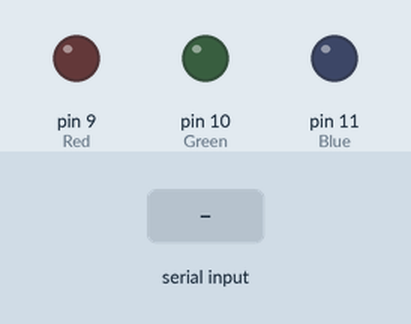
The sketch below on a simulated Arduino Uno, built with avr-gcc and run on an emulated ATmega328P. Shown: output pins drawn as LEDs (lit = HIGH). The test bench sets the inputs (shaded band). What the sketch prints to the serial monitor is not drawn.

Above: at 1.2 s.
1.3 s: "R" received over Serial
At 1.8 s:
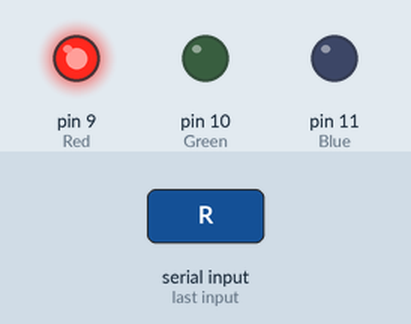
3.8 s: "G" received over Serial
At 4.6 s:
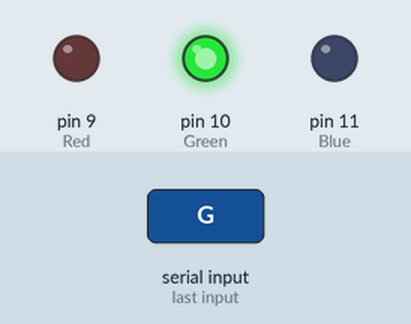
6.3 s: "B" received over Serial
At 6.8 s:
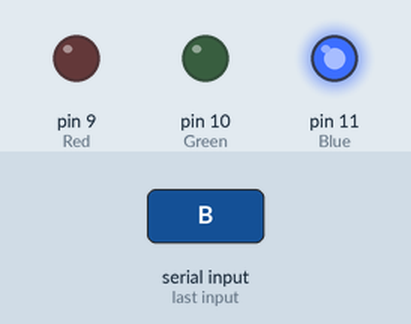
Timing chart, 0 to 9.3 s (numbered marks = the images above; inputs shaded):
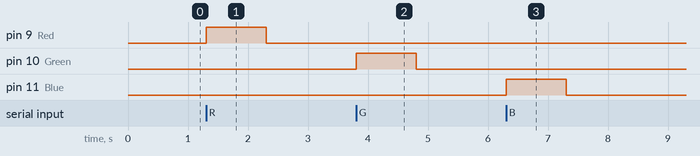

Measured:
- after the input at 1.3 s, pin 9 (Red): LOW → HIGH at once, → LOW 1.0 s later
- after the input at 3.8 s, pin 10 (Green): LOW → HIGH at once, → LOW 1.0 s later
- after the input at 6.3 s, pin 11 (Blue): LOW → HIGH at once, → LOW 1.0 s later

The sketch:

Code.ino
```cpp
// Name :- Kunjesh Kantilal Ramani (200515106)
// Date :- 1st June 2022
// Week :- Lab 3 LEVEL 4
// Description :- Create a code that asks the user to input a pattern of colours using R, G or B. Then
// display that sequence of colours. Ex: "Please input any combination of R, G or B letters". You
// can assume that they will not use other letters.

// here we have assign red, blue, green and incomingvalue.

int Red = 9;
int Green = 10;
int Blue = 11;
int incomingByte = 0;

void setup()
{                       // The Setup function runs once.
    Serial.begin(9600); // This will enable the Arduino to send data to the Serial monitor.

    pinMode(Red, OUTPUT);
    pinMode(Blue, OUTPUT);
    pinMode(Green, OUTPUT);
}

void loop()
{ // The loop function runs forever.
    if (Serial.available() > 0)
    {
        // read the incoming byte:
        incomingByte = Serial.read();
        // Serial.println(incomingByte);

        // 3 Loops were created for R B G color of light according to user input.
        char value = incomingByte; // set int to char (Sir)
        if (value == 'R')
        {
            Serial.print("R "); // This will print "R" in Serial Monitor when the light blinks
            digitalWrite(Red, HIGH);
            delay(1000);
            digitalWrite(Red, LOW);
        }
        else if (value == 'G')
        {
            Serial.print("G "); // This will print "G" in Serial Monitor when the light blinks
            digitalWrite(Green, HIGH);
            delay(1000);
            digitalWrite(Green, LOW);
        }
        else if (value == 'B')
        {
            Serial.print("B "); // This will print "B" in Serial Monitor when the light blinks
            digitalWrite(Blue, HIGH);
            delay(1000);
            digitalWrite(Blue, LOW);
        }
    }
}
```
